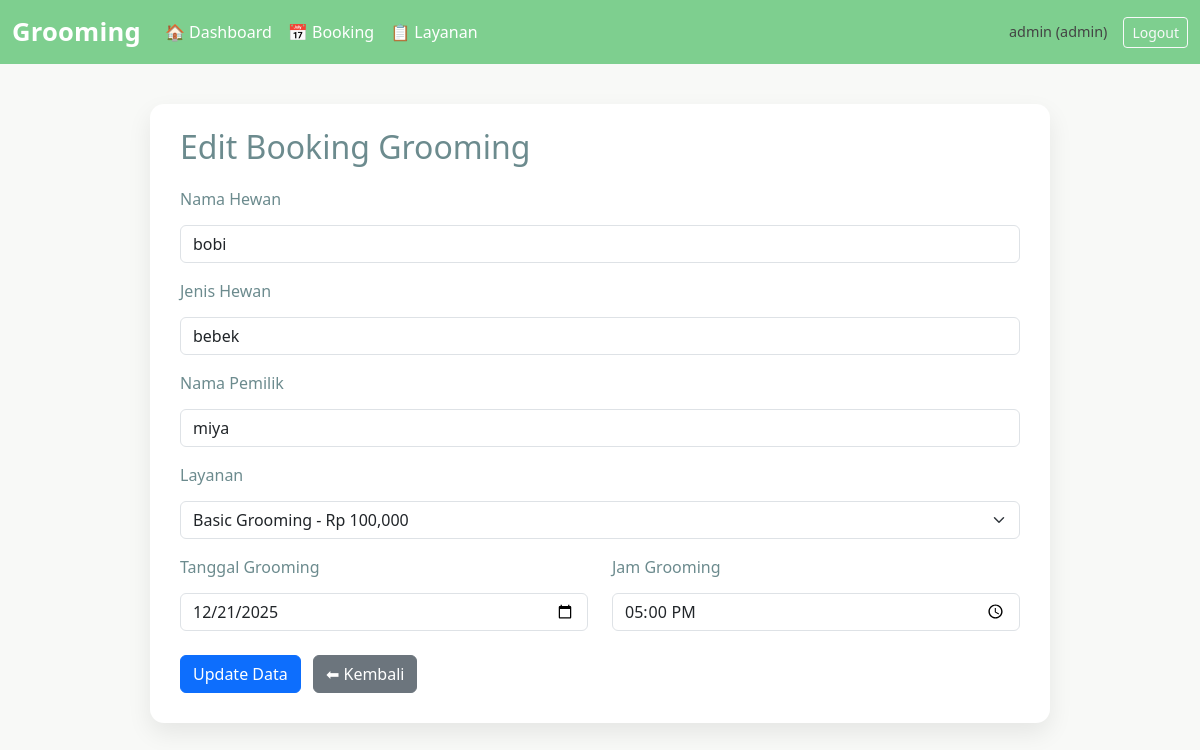
Page /edit/1 (signed in) on the committed database.
### app.py (models this page shows, shortened)
class User(UserMixin, db.Model):
    id = db.Column(db.Integer, primary_key=True)
    username = db.Column(db.String(100), unique=True, nullable=False)
    password_hash = db.Column(db.String(200), nullable=False)
    role = db.Column(db.String(10), nullable=False)

class Booking(db.Model):
    id = db.Column(db.Integer, primary_key=True)
    nama_hewan = db.Column(db.String(100), nullable=False)
    jenis = db.Column(db.String(100), nullable=False)
    owner_name = db.Column(db.String(100), nullable=True)
    tanggal = db.Column(db.String(50), nullable=False)
    user_id = db.Column(db.Integer, db.ForeignKey('user.id'))
    status = db.Column(db.String(20), nullable=False, default='pending')
    service_id = db.Column(db.Integer, db.ForeignKey('service.id'))
    price = db.Column(db.Float, nullable=False, default=0.0)
    jam = db.Column(db.String(20), nullable=True)

class Service(db.Model):
    id = db.Column(db.Integer, primary_key=True)
    name = db.Column(db.String(100), nullable=False)
    price = db.Column(db.Float, nullable=False)
    description = db.Column(db.String(255), nullable=True)
    duration = db.Column(db.String(50), nullable=True)

### app.py (the view, shortened to what this page needs)
@app.route('/edit/<int:id>', methods=['GET', 'POST'])
@login_required
def edit_booking(id):
    booking = Booking.query.get_or_404(id)
    if current_user.role != 'admin':
        return redirect(url_for('dashboard'))
    services = Service.query.all()
    return render_template('edit_booking.html', booking=booking, services=services)

### app.py (called while the page is built)
@login_manager.user_loader
def load_user(user_id):
    return User.query.get(int(user_id))

### templates/edit_booking.html (shortened to what this page needs)
{% extends 'base.html' %}
{% block content %}
<div>
    <h2>Edit Booking Grooming</h2>
    <form method="post">
        <div class="mb-2">
            <label class="form-label">Nama Hewan</label>
            <input class="form-control" type="text" name="nama" value="{{ booking.nama_hewan }}" required>
        </div>
        <div class="mb-2">
            <label class="form-label">Jenis Hewan</label>
            <input class="form-control" type="text" name="jenis" value="{{ booking.jenis }}" required>
        </div>
        <div class="mb-2">
            <label class="form-label">Nama Pemilik</label>
            <input class="form-control" type="text" name="owner" value="{{ booking.owner_name if booking.owner_name else '' }}" required>
        </div>
        <div class="mb-2">
            <label class="form-label">Layanan</label>
            <select name="service_id" class="form-select">
                {% for s in services %}
                <option value="{{ s.id }}" {% if booking.service_id==s.id %}selected{% endif %}>{{ s.name }} - Rp {{ '{:,.0f}'.format(s.price) }}</option>
                {% endfor %}
            </select>
        </div>
        <div class="row">
            <div class="col-md-6 mb-2">
                <label class="form-label">Tanggal Grooming</label>
                <input class="form-control" type="date" name="tanggal" value="{{ booking.tanggal[:10] }}" required>
            </div>
            <div class="col-md-6 mb-2">
                <label class="form-label">Jam Grooming</label>
                <input class="form-control" type="time" name="jam" value="{{ booking.jam if booking.jam else '' }}">
            </div>
        </div>
        <button class="btn btn-primary" type="submit">Update Data</button>
        <a class="btn btn-secondary ms-2" href="/dashboard">⬅ Kembali</a>
    </form>
</div>
{% endblock %}

### templates/base.html (shortened to what this page needs)
<!DOCTYPE html>
<html lang="id">
<head>
    <link href="https://cdn.jsdelivr.net/npm/bootstrap@5.3.0/dist/css/bootstrap.min.css" rel="stylesheet">
    <link rel="stylesheet" href="{{ url_for('static', filename='style.css') }}">
</head>
<body>
<nav class="navbar navbar-expand-lg navbar-custom">
  <div class="container-fluid">
    <a class="navbar-brand text-success" href="{{ url_for('dashboard') }}">Grooming</a>
    <div class="collapse navbar-collapse" id="navMain">
      <ul class="navbar-nav me-auto mb-2 mb-lg-0">
        <li class="nav-item"><a class="nav-link {% if request.path==url_for('dashboard') %}active{% endif %}" href="{{ url_for('dashboard') }}">🏠 Dashboard</a></li>
        <li class="nav-item"><a class="nav-link {% if request.path.startswith(url_for('booking')) or request.path==url_for('manage_bookings') %}active{% endif %}" href="{{ url_for('booking') }}">📅 Booking</a></li>
        <li class="nav-item"><a class="nav-link {% if request.path==url_for('services_page') %}active{% endif %}" href="{{ url_for('services_page') }}">📋 Layanan</a></li>
      </ul>
      <div class="d-flex align-items-center">
        <div class="nav-user me-3">{{ current_user.username }} ({{ current_user.role }})</div>
        <a class="btn btn-outline-light btn-sm" href="{{ url_for('logout') }}">Logout</a>
      </div>
    </div>
  </div>
</nav>
<main class="container container-main">
    {% block content %}{% endblock %}
</main>
</body>
</html>

### static/style.css (style rules this page uses)
body { font-family: 'Segoe UI', Tahoma, sans-serif; background: #f8f9f7; margin: 0; padding: 0; color: #444; }
h1, h2 { color: #6c8b8e; }
a { text-decoration: none; color: #6c8b8e; }
.container { width: 90%; max-width: 900px; margin: 40px auto; background: #ffffff; padding: 30px; border-radius: 14px; box-shadow: 0 10px 25px rgba(0,0,0,0.08); }
button { background: #b8d8d8; border: none; padding: 10px 18px; border-radius: 8px; color: #355f5b; cursor: pointer; font-size: 14px; }
form { margin-top: 20px; }
input, select { width: 100%; padding: 10px; margin-top: 6px; margin-bottom: 16px; border-radius: 8px; border: 1px solid #ddd; }
label { font-weight: 500; color: #6c8b8e; }
.navbar-custom { background:#7ecf8f; }
.navbar-custom .navbar-brand, .navbar-custom .nav-link { color: #fff !important }
.navbar-custom .nav-link { color: #fff !important; padding:8px 10px; border-radius:8px }

### templates/base.html (style rules this page uses)
.nav-user { font-size:0.9rem }
.container-main { padding-top:24px }
.navbar-brand { font-weight:900; font-size:1.6rem; letter-spacing:0.2px }

### rows in the picture
User: username "admin", role "admin"
Booking: nama "bobi", jenis "bebek", owner "miya", service_id "Basic Grooming - Rp 100,000", tanggal "12/21/2025", jam "17:00"
